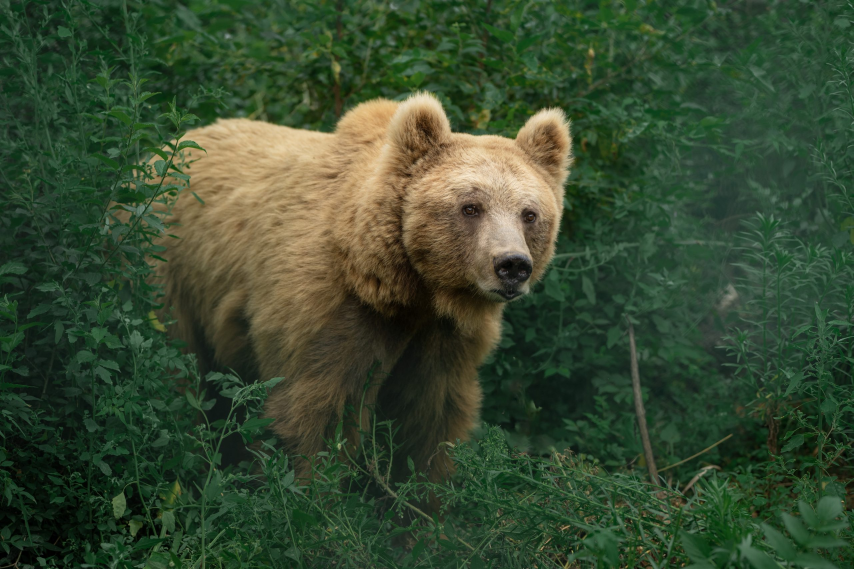
#> input picture data/Bear.jpg, 2560 x 1707 px (shown at 1/3 size)
$ python threshold.py
#> lines starting #> are read from the running program, lines starting #| are printed output that depends on the picture; after the words box and inside, x2 and y2 are one past the last pixel; in counts of white or black regions, pixels touching at a corner belong together
import os
import cv2

# converting colored image to binary image like only white or black pixels

image_path = os.path.join('.','data','Bear.jpg')

img = cv2.imread(image_path)
#> img is the input picture: shape (1707, 2560, 3); mean B, G, R 47.9, 73.2, 55.3
resized_img = cv2.resize(img,(640, 480))
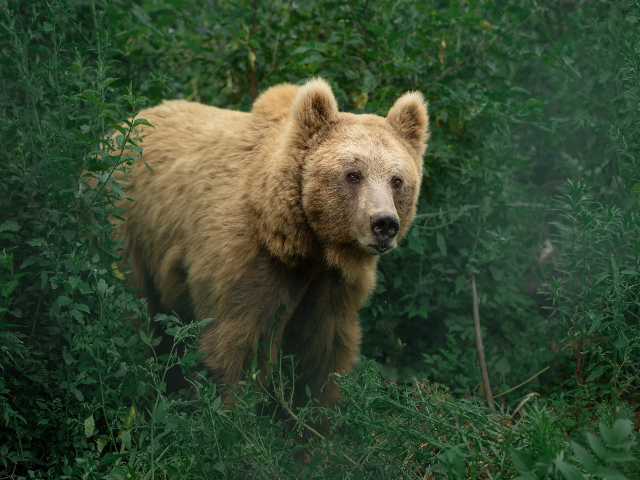
#> resized_img: shape (480, 640, 3); mean B, G, R 47.7, 73, 55.2

# step1 -> converting this image in bgr to grayscale

img_gray = cv2.cvtColor(resized_img, cv2.COLOR_BGR2GRAY)
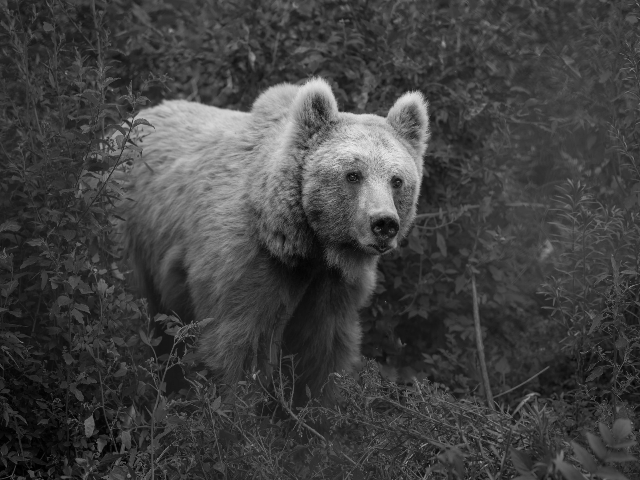
#> img_gray: shape (480, 640); min 0, max 237, mean 64.8

ret, thresh = cv2.threshold(img_gray, 80, 255, cv2.THRESH_BINARY)
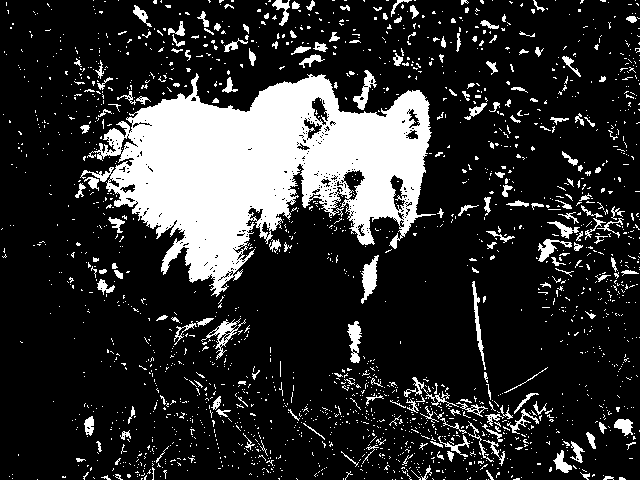
#> thresh: shape (480, 640); 18.7% white; 1991 white regions (1799 under 20 px), largest, box (x1, y1, x2, y2) and area: (80, 73, 436, 297) 39138, (361, 255, 379, 304) 448, (201, 318, 246, 360) 391

cv2.imshow('image',resized_img)
cv2.imshow('image_gray',img_gray)
cv2.imshow('image_thresh',thresh)
cv2.waitKey(0)


# - 80 (threshold value)
# - Any pixel intensity greater than 80 will be set to the maximum value (here 255).
# - Any pixel intensity less than or equal to 80 will be set to 0.

# - 255 (max value)
# - The value assigned to pixels that pass the threshold condition.
# - In binary thresholding, this is usually 255 (white).

# - THRESH_BINARY means:
# - Pixel > threshold → set to max value (255)
# - Pixel ≤ threshold → set to 0

# Return Values
# •
# • 	The threshold value used (in this case, it will just be 80).
# • 	Useful if you use automatic methods like .
# •
# • 	The output binary image after thresholding.
# • 	Same size as , but only contains 0s and 255s.
